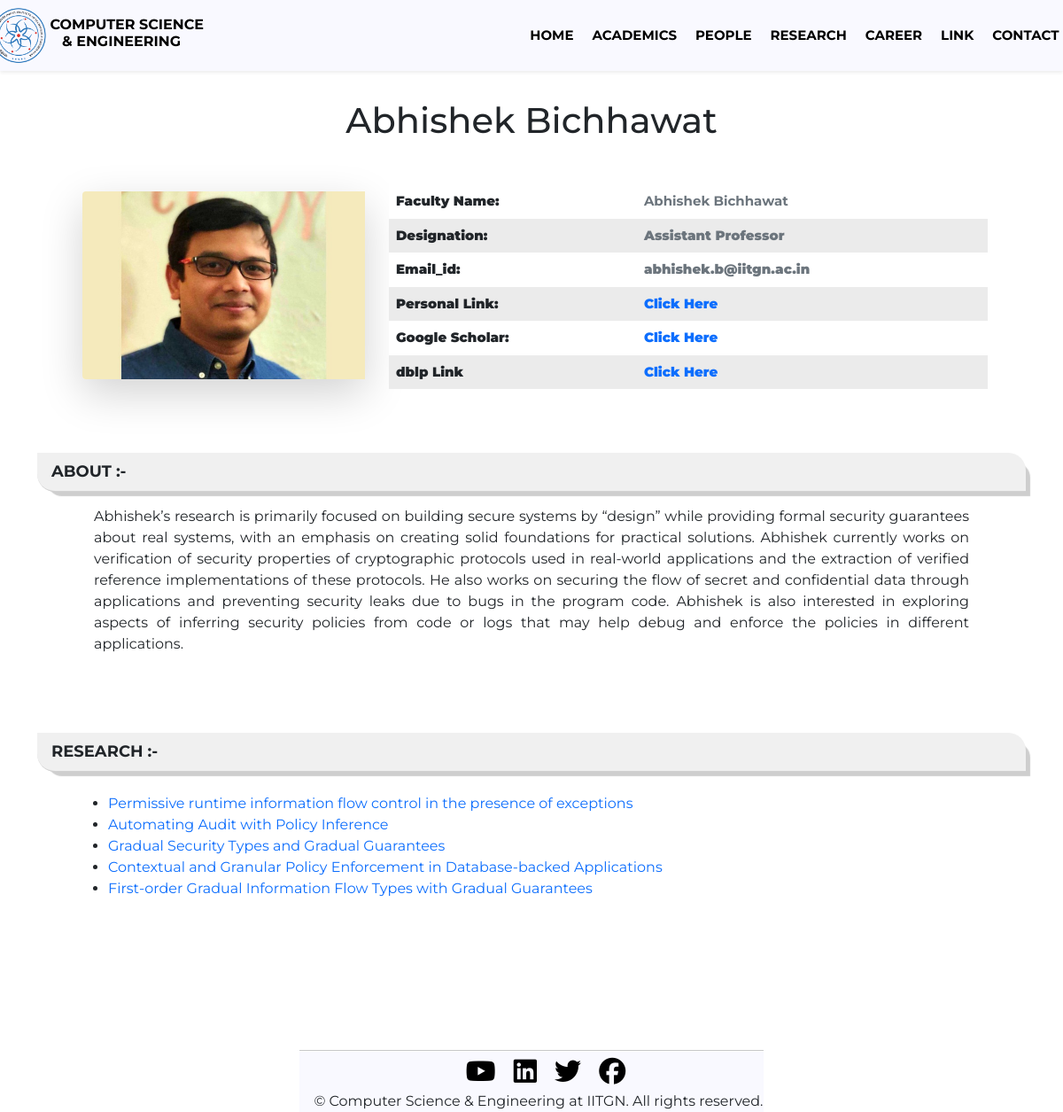
The page /facultybio?id=abhishek.b@iitgn.ac.in on the database its author committed.
### tables this page shows
CREATE TABLE `csefaculty` (
  `full_name` varchar(100) DEFAULT NULL,
  `designation` varchar(100) DEFAULT NULL,
  `email_id` longtext NOT NULL,
  `google_scholar` longtext NOT NULL,
  `dblp_link` longtext NOT NULL,
  `personal_link` mediumtext NOT NULL,
  `image_file` varchar(200) NOT NULL,
  `id` int(11) NOT NULL
);

CREATE TABLE `research` (
  `id` int(11) NOT NULL,
  `faculty_name` varchar(40) NOT NULL,
  `email_id` longtext NOT NULL,
  `about` varchar(9000) NOT NULL,
  `years` text NOT NULL,
  `title` longtext NOT NULL,
  `paper_link` longtext NOT NULL
);

### facultybio.php (the view, shortened to what this page needs)
<!DOCTYPE html>
<html lang='en'>
<head>
	<link href='https://cdn.jsdelivr.net/npm/bootstrap@5.1.0/dist/css/bootstrap.min.css' rel='stylesheet'>
	<link href='https://cdnjs.cloudflare.com/ajax/libs/animate.css/3.7.2/animate.min.css' rel='stylesheet'>
	<link rel='stylesheet' href='css/style(facultybio).css?v=<?php echo time(); ?>'>
	<link rel='stylesheet' href='css/style(header).css?v=<?php echo time(); ?>'>
	<link rel='stylesheet' href='css/style(footer).css?v=<?php echo time(); ?>'>
</head>
<body class=' '>
<?php include_once 'Header.php'?>
<?php
    include_once('cse_manager/dbcsemanager.php');
    $id = $_GET['id'];
    $query = "SELECT * FROM `csefaculty` where email_id = '$id' ";
    $query_run = mysqli_query($conn,$query);
    if($row= mysqli_fetch_assoc($query_run))
    {
        ?>
<div class="card-0 fb bg-dar">
    <div id='bio'>
        <div class='container bg-drk'>
            <div class='card mb-3 shadow-l'>
            <b> <h1 style="text-align: center;"><?php echo $row["full_name"]; ?></h1></b>
            <br>
                <div class='row g-0'>
                    <div class='col-md-4 '>
                        <img src='img_file/<?php echo $row['image_file']?>' class='img-fluid rounded-start shadow-lg' >
                    </div>
                    <div class='col-md-8 '>
                        <div class='card-body'>
                            <table border="1" class="table shadow-l">
                                <tbody>
                                    <tr>
                                        <th>
                                        <label class='mylabel' for='full_name'>Faculty Name: </label>
                                        </th>
                                        <th><label class='label text-muted' for='full_name'><?php echo $row["full_name"]; ?></label></th>
                                    </tr>
                                    <tr>
                                        <th>
                                        <label class='mylabel' for='fullName'>Designation: </label>
                                        </th>
                                        <th><label class='mylabel text-muted' for='fullName'><?php echo $row["designation"]; ?></label></th>
                                    </tr>
                                    <tr>
                                        <th>
                                        <label class='mylabel' for='fullName'>Email_id: </label>
                                        </th>
                                        <th><label class='mylabel text-muted' for='fullName'> <a href="mailto:<?php echo $row["email_id"]; ?>" style="text-decoration: none;" class="text-muted"><?php echo $row["email_id"]; ?></a></label></th>
                                    </tr>
                                    <tr>
                                        <th>
                                        <label class='mylabel' for='fullName'>Personal Link:</label>
                                        </th>
                                        <th><label class='mylabel text-muted' for='fullName'><a href="<?php echo $row["personal_link"]; ?>" style="text-decoration: none; color: #838ff; " class="text-mute">Click Here</a></label></th>
                                    </tr>
                                    <tr>
                                        <th>
                                        <label class='mylabel' for='fullName'>Google Scholar:</label>
                                        </th>
                                        <th><label class='mylabel text-muted' for='fullName'><a href="<?php echo $row["google_scholar"];?>" style="text-decoration: none;" class="text-mute">Click Here</a></label></th>
                                    </tr>
                                    <tr>
                                        <th>
                                        <label class='mylabel' for='fullName'>dblp Link</label>
                                        </th>
                                        <th><label class='mylabel text-muted' for='fullName'><a href="<?php echo $row["dblp_link"];?>" style="text-decoration: none;" class="text-mute">Click Here</a></label></th>
                                    </tr>
                                </tbody>
                            </table>
                        </div>
                    </div>
                </div>
            </div>
        </div>
    </div>
        <?php
    }
    else{
        echo "No Result Found!";
    }
    ?>
<br>
<div id='desc'>
    <div class='container bg-dak' style='color: whte;'>
        <div class='card-header shadow-l'>about :-</div>
        <div class='card-body'>
            <?php
                $query1 = "SELECT * from research where email_id ='$id'";
                $data= mysqli_query($conn,$query1);
                $rowarray = mysqli_fetch_assoc($data);
                echo $rowarray['about'];
            ?>
        </div>
        <br>
        <br>
        <br>
        <div class='card-header shadow-l'>research :-</div>
        <br>
        <?php
            echo"<ul>";
            $query1 = "SELECT * from research where email_id ='$id' order by years desc";
            $result1= mysqli_query($conn,$query1);
            while($row = mysqli_fetch_assoc($result1)){
        ?>
            <li> <a href= "<?php echo $row['paper_link']; ?>" class="research-paper" style="text-decoration: none;"> <?php echo $row['title']; ?> </a><br/> </li>
        <?php
        }
        ?>
        <?php
            echo"</ul>";
        ?>
        <br>
    </div>
</div>
</div>
<?php include_once 'Footer.php' ?>
</body>
</html>

### css/style(facultybio).css (style rules this page uses)
* { margin: 0; padding: 0; box-sizing: border-box; }
#bio .container { width: 100%; display: flex; margin-top: 7rem; }
.card { border: none; border-radius: 15px; height: auto; width: auto; display: flex; align-items: center; justify-content: center; }
.card img { margin: 1.5rem; width: 90%; }
#bio .container .card { width: 80rem; }
.mylabel { font-weight: bolder; }
table { width: 100%; font-size: 15px; }
table,tr,th,td { border : 1px; border-collapse:collapse; padding: 0.4rem; }
tr:nth-child(even) { background-color: #ebebeb; }
tr:nth-child(odd) { background-color: #ffffff; }
#desc .container .card-body,ul { text-align: justify; margin: 0 3rem; }
#desc .card-header { box-shadow: 8px 8px 1px -3px #a5a5a58c; background: #f0f0f0; font-size: 18px; font-weight: bolder; text-transform: uppercase; border-radius: 0 20px 0 20px; }

### css/style(header).css (style rules this page uses)
* { margin: 0; padding: 0; font-family: 'Montserrat', sans-serif; box-sizing: border-box; }
body { justify-content: center; align-items: center; min-height: 70vh; background-color: rgb(255, 255, 255); place-items: center; }
.container { width: 100%; }

### rows shown on the page
csefaculty: full_name "Abhishek Bichhawat", image_file (picture), designation "Assistant Professor", email "abhishek.b@iitgn.ac.in"
research: about "Abhishek’s research is primarily focused on building secure systems by “design” while providing formal security guarantees about real systems, with an emphasis on creating solid foundations for practical solutions. Abhishek currently works on verification of security properties of cryptographic protocols used in real-world applications and the extraction of verified reference implementations of these protocols. He also works on securing the flow of secret and confidential data through applications and preventing security leaks due to bugs in the program code. Abhishek is also interested in exploring aspects of inferring security policies from code or logs that may help debug and enforce the…", title "Permissive runtime information flow control in the presence of exceptions"
research: title "Automating Audit with Policy Inference"
research: title "Gradual Security Types and Gradual Guarantees"
research: title "Contextual and Granular Policy Enforcement in Database-backed Applications"
research: title "First-order Gradual Information Flow Types with Gradual Guarantees"
